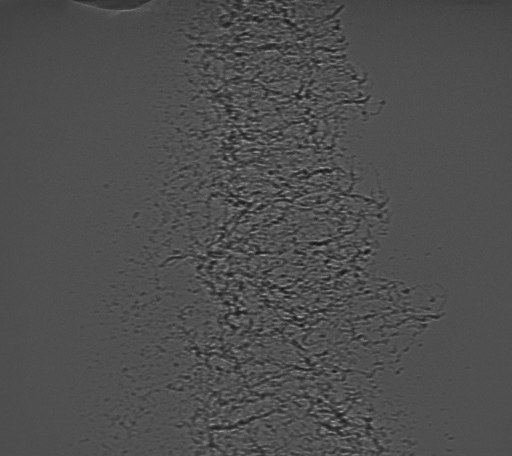
#> input picture individual_developers/jackson/120.tif, 512 x 456 px, found by its file name
$ python angleEstimation.py   (older library calls are emulated)
#> lines starting #> are read from the running program, lines starting #| are printed output that depends on the picture; after the words box and inside, x2 and y2 are one past the last pixel; in counts of white or black regions, pixels touching at a corner belong together; long printed decimals are rounded
### individual_developers/jackson/segmentedThresholding.py
import cv2
import numpy as np
import matplotlib.pyplot as plt
import os

direct = 'individual_developers/jackson/'
file = "120.tif"
img = cv2.imread(direct + file,-1)
#> img is the input picture: shape (456, 512); min 16, max 174, mean 78.5
img_max = img.max()
#> img_max = 174
img_min = img.min()
#> img_min = 16
img_rescaled = 255*((img-img_min)/(img_max-img_min))
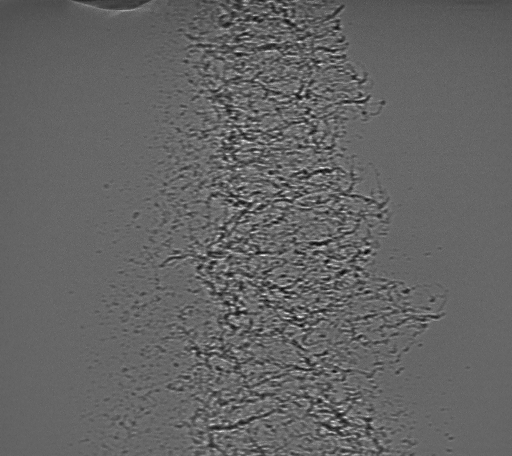
#> img_rescaled: shape (456, 512) float64; min 0, max 255, mean 100.9
img_rescaled = np.array(img_rescaled, dtype = int)


class Shape(object):
    '''
    Shape class: creates a shape object for purposes of saving shape
      contours with a variety of parameters for clustering and analysis
    '''
    # [7 lines left out: function __init__, not called in this run]

    def getPeri(self):
        peri = cv2.arcLength(self.contour, True)
        self.peri = peri

    # [44 lines left out: functions getArea, getApprox, getBoundary, crop, not called in this run]

    def pad(self,maxh,maxw):
        self.padded = np.pad(self.cropped,((0, maxh - self.h), \
                      (0, maxw - self.w)), 'constant', constant_values=0)

    # [13 lines left out: functions flatten, setLabel, not called in this run]


def windowFrame(image, rows, columns, save = True):
#> called with rows = 1, columns = 1, save = False
	frames = []
	lenRows, lenColumns = image.shape
#> lenRows = 456; lenColumns = 512
	for i in range(rows):
		for j in range(columns):
			picture = image[int(lenRows / rows) * i: int(lenRows / rows) * (i+1), int(lenColumns / columns) * j: int(lenColumns / columns) * (j+1)]
			frames.append(picture)
#> after the loop, frames = 1 item
	if save:
		os.system('mkdir windowFrames_'+file[0:-4])
		for i in range(len(frames)):
			cv2.imwrite('windowFrames_' +file[0:-4] + "/frame"+str(i)+".tif",frames[i])
	return frames

# [64 lines left out: functions histogram, canny, bilateralFilter, medianFilter, gaussianFilter, averageBlur, not called in this run]

#blur = gaussianFilter(img)
#histogram(blur)

def histogramEqualization(img):
	equ = cv2.equalizeHist(img)
	return equ

# [38 lines left out: functions adaptiveHistogram, laplace, sobelx, sobely, not called in this run]

def multiThresholding(image, kthresh, pixelThresh = False):
	Z = image.reshape((-1,1))
	Z = np.float32(Z)
	criteria = (cv2.TERM_CRITERIA_EPS + cv2.TERM_CRITERIA_MAX_ITER, 10, 1.0) #directly copied from opencv documentation
	ret,label,center=cv2.kmeans(Z,kthresh,None,criteria,10,cv2.KMEANS_RANDOM_CENTERS) #sum of squared errors, labels, greyscale centers
	print(center.flatten())
	#print(ret)
	# Now convert back into uint8, and make original image
	center = np.uint8(center)
	sortedCenters = sorted(center.flatten())
	res = center[label.flatten()]
	kthreshed = res.reshape((image.shape))

	#now threshold the k-means clustered image to only keep the darkest cluster
	if pixelThresh:
		thresh_val = (sortedCenters[1] + sortedCenters[0])/2
		#thresh_val = sortedCenters[0]
		ret,proc = cv2.threshold(image,thresh_val,255,cv2.THRESH_BINARY)

	else:
		thresh_val = sortedCenters[0]
		ret, proc = cv2.threshold(kthreshed,thresh_val,255,cv2.THRESH_BINARY) #greyscale threshold, binary image

	frame_contours = []
	def drawShapes(image_binarized, image):
		'''
		Draw contours onto images
		'''
		contours, hierarchy = cv2.findContours(image_binarized, cv2.RETR_TREE, cv2.CHAIN_APPROX_SIMPLE)
		shapes_image = np.copy(image)
		#change back to RGB for easier visualization
		shapes_image = cv2.cvtColor(shapes_image, cv2.COLOR_GRAY2RGB)
		shapes_image = cv2.drawContours(shapes_image, contours, -1, (255,0,0), 1)
		return shapes_image

	contourImage = drawShapes(proc, image)
	return proc, contourImage


def segmentedThresholding(img, rows, columns, kthresh, filter = None, save = False, pixelThresh = False):
	frames = windowFrame(img, rows, columns, save)
#> frames = 1 item
	frames_contours = []

	for i in range(len(frames)):
		filteredFrame = frames[i]
		if filter != None:
			for fil in filter:
				filteredFrame = fil(filteredFrame)
		frame_shapes, contourImage = multiThresholding(filteredFrame, kthresh, pixelThresh = pixelThresh)
		frames_contours.append(frame_shapes)
#> this loop made 1 pass
#> (criteria in multiThresholding, center in multiThresholding, sortedCenters in multiThresholding, thresh_val in multiThresholding) on pass 1: ((3, 10, 1), [98, 60, 78], [60, 78, 98], 60)
#| [98.329  60.415 78.875]
#> pass 1, in multiThresholding, `ret, proc = cv2.threshold(kthreshed,thresh_val,255,cv2.THRESH_BINARY)`:
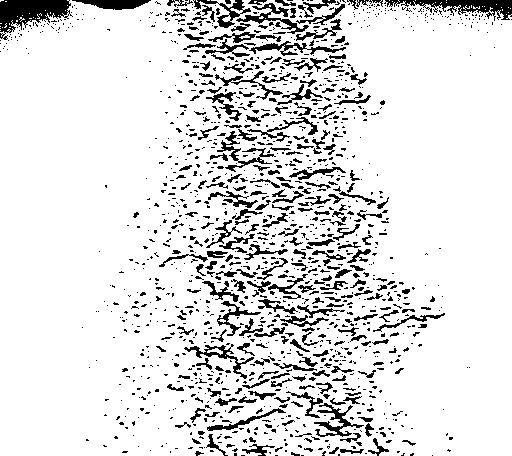
#> proc: shape (456, 512); 87.7% white; 1407 black regions (1136 under 20 px)
#> pass 1, in drawShapes, `shapes_image = cv2.drawContours(shapes_image, contours, -1, (255,0,0),..`:
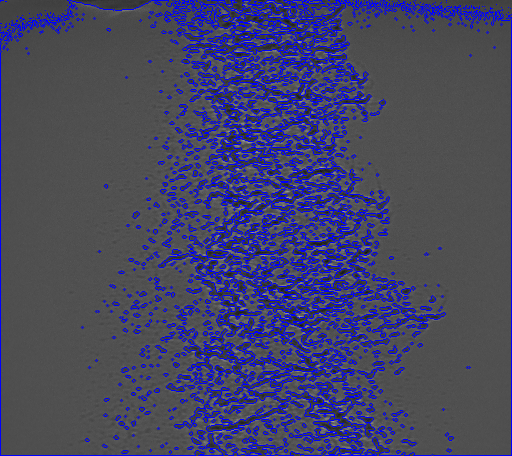
#> shapes_image: shape (456, 512, 3); mean B, G, R 99.3, 69.2, 69.2
#> after the loop, frames_contours = 1 item
		#histogram(framesi[], show = False, save = 'frame' + str(i))

	if save:
		os.system('mkdir frameContours_'+file[0:-4])
		for i in range(len(frames_contours)):
			cv2.imwrite('frameContours_' +file[0:-4] + "/frame"+str(i)+".tif",frames_contours[i])

	#recombines segmented binary files into single binary image
	i = 0
	while i < (len(frames_contours)):
		for j in range(columns):
			if j == 0:
				buildingRow = frames_contours[i]
				continue
			if (j+1) <= columns:
				buildingRow = np.hstack((buildingRow, frames_contours[i+j]))

		if i ==0:
			buildingColumn = buildingRow.copy()
		else:
			buildingColumn = np.vstack((buildingColumn, buildingRow))

		i += columns
#> this loop made 1 pass
#> i on pass 1: 1
#> after the loop, i = 1


	def drawShapes(image_binarized, image):
		'''
		Draw contours onto images
		'''

		#image_binarized = cv2.bitwise_not(image_binarized) #switch binary colors?

		contours, hierarchy = cv2.findContours(image_binarized, cv2.RETR_TREE, cv2.CHAIN_APPROX_SIMPLE)
#> contours = 1741 contours, 1319 with area under 20; largest, box (x1, y1, x2, y2) and area: (0, 0, 512, 456) 227760, (313, 402, 365, 438) 670, (183, 344, 255, 380) 601, (235, 11, 310, 35) 477, (216, 300, 262, 337) 430
		shapes_image = np.copy(image)

		#change back to RGB for easier visualization
		shapes_image = cv2.cvtColor(shapes_image, cv2.COLOR_GRAY2RGB)
		shapes_image = cv2.drawContours(shapes_image, contours, -1, (255,0,0), 1)
		return shapes_image, contours

	allContours, contours = drawShapes(buildingColumn, img)
	return buildingColumn, allContours, contours

# [14 lines left out: function imagePad, not called in this run]

def getContours(numMeans = 3):
	binaryImage, image, contours = segmentedThresholding(img, 1, 1, numMeans, filter = None, pixelThresh = False, save = False)
	return img, binaryImage, image, contours
"""
segmentedThresholding Function:

Arguments:
	8bit Image File
	# of Rows to be windowframed
	# of Columns to be windowframed
	# of k-means centers
	Filters to be sequentially applied, with the names of the filtering functions stored in a list (in order of filters to be applied). If None, no filter is used.
	pixelThresh: If True, thresholds based on the average greyscale value of the two darkest k-means. If False, thresholds by condidering the pixels assigned to the darkest k-means cluster.

Returns: binary image, image with contours
"""

# [66 lines left out: function main, not called in this run]
	#for i in range(len(contours)):
	#	print(len(i))

# [2 lines that do not run on import are left out]

### individual_developers/jackson/angleEstimation.py
from sklearn import svm, preprocessing
import numpy as np
import matplotlib.pyplot as plt
from segmentedThresholding import getContours

img, binaryImage, image, contours = getContours()

split = 1/2
yLength = len(img)
#> yLength = 456
xLength = len(img[0])
#> xLength = 512
crop = 30

#Define a 2d grid that includes spray on left and right
cutoffRight = int(xLength*split)
#> cutoffRight = 256
cutoffLeft = int(xLength*(1-split))
#> cutoffLeft = 256
xxRight = np.linspace(0,cutoffRight-1,cutoffRight)
#> xxRight = 256 values from 0 to 255
xxLeft = np.linspace(cutoffLeft, xLength-1, xLength-cutoffLeft)
#> xxLeft = 256 values from 256 to 511
yy = np.linspace(crop,yLength-1,yLength-crop)
#> yy = 426 values from 30 to 455
YYRight, XXRight = np.meshgrid(yy, xxRight)
xyRight = np.vstack([XXRight.ravel(), YYRight.ravel()]).T
XXLeft, YYLeft = np.meshgrid(xxLeft, yy)
xyLeft = np.vstack([XXLeft.ravel(), YYLeft.ravel()]).T
#Make an array with where each entry indicates
# whether that coordinate is spray or background
labelsLeft = (binaryImage[crop:,cutoffLeft:].ravel()/255).astype('uint16')
labelsRight = binaryImage[crop:,:cutoffRight].ravel()

classWeight = {0: 10}
maxIter = 100000

'''
clfRight = svm.LinearSVC(random_state=0, tol=1e-5)
clfRight.fit(xyRight, labelsRight)
'''
#Fit the support vector machine with higher
# weight on spray than background
clfLeft = svm.LinearSVC(class_weight=classWeight, max_iter=maxIter)
clfLeft.fit(xyLeft, labelsLeft)

#Plot the results
plt.scatter(xyLeft[:, 0], xyLeft[:, 1], c=labelsLeft, cmap='gray', s=1)
ax = plt.gca()
Z = clfLeft.predict(np.c_[XXLeft.ravel(),YYLeft.ravel()]).reshape(XXLeft.shape)
ax.contourf(XXLeft, YYLeft, Z, cmap=plt.cm.coolwarm, alpha=0.8)
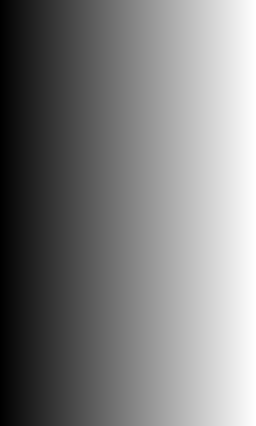
#> XXLeft: shape (426, 256) float64; min 256, max 511, mean 383.5; drawn with min black and max white

plt.show()
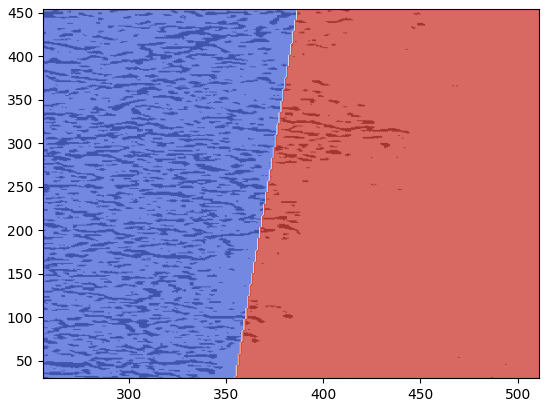
#> figure drawn by matplotlib, 1 panel
